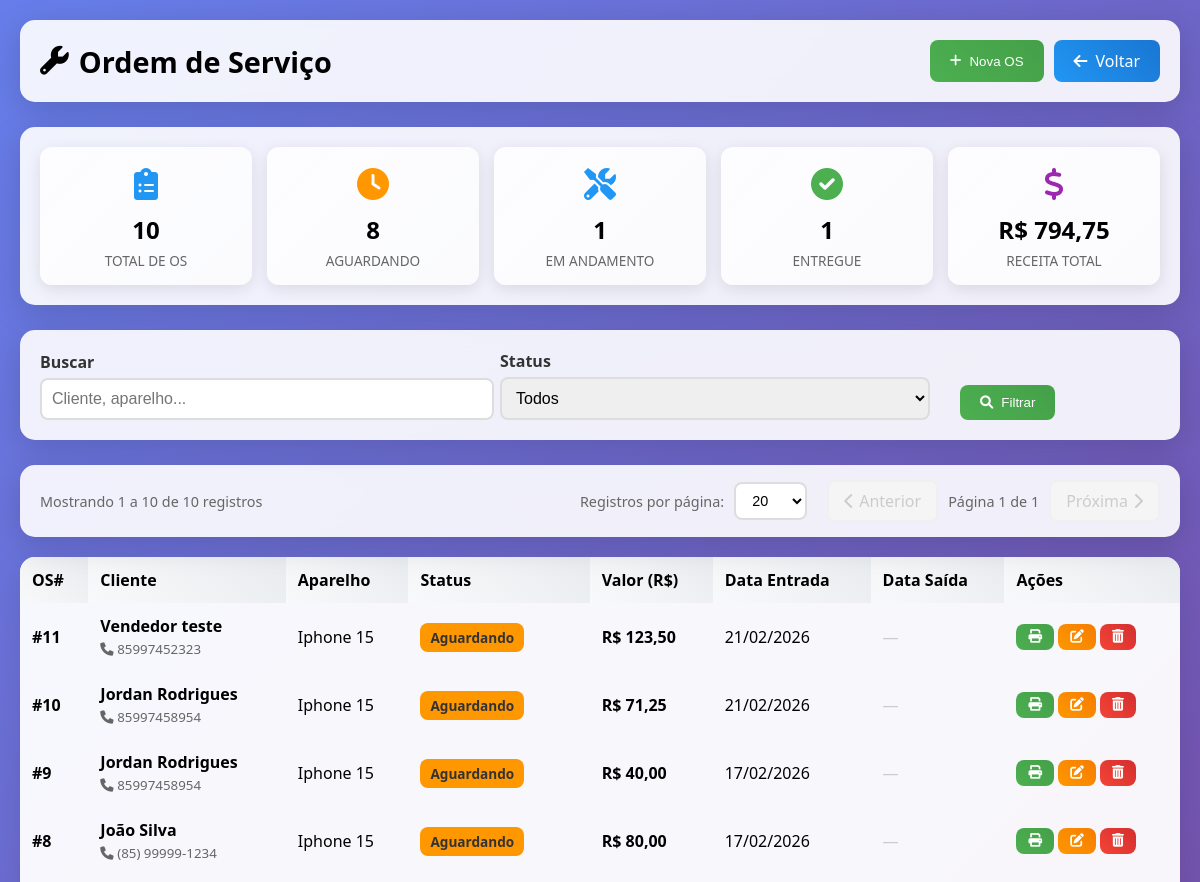
Before: /modules/service_orders/index.php (signed in, upper part) with the older database file.
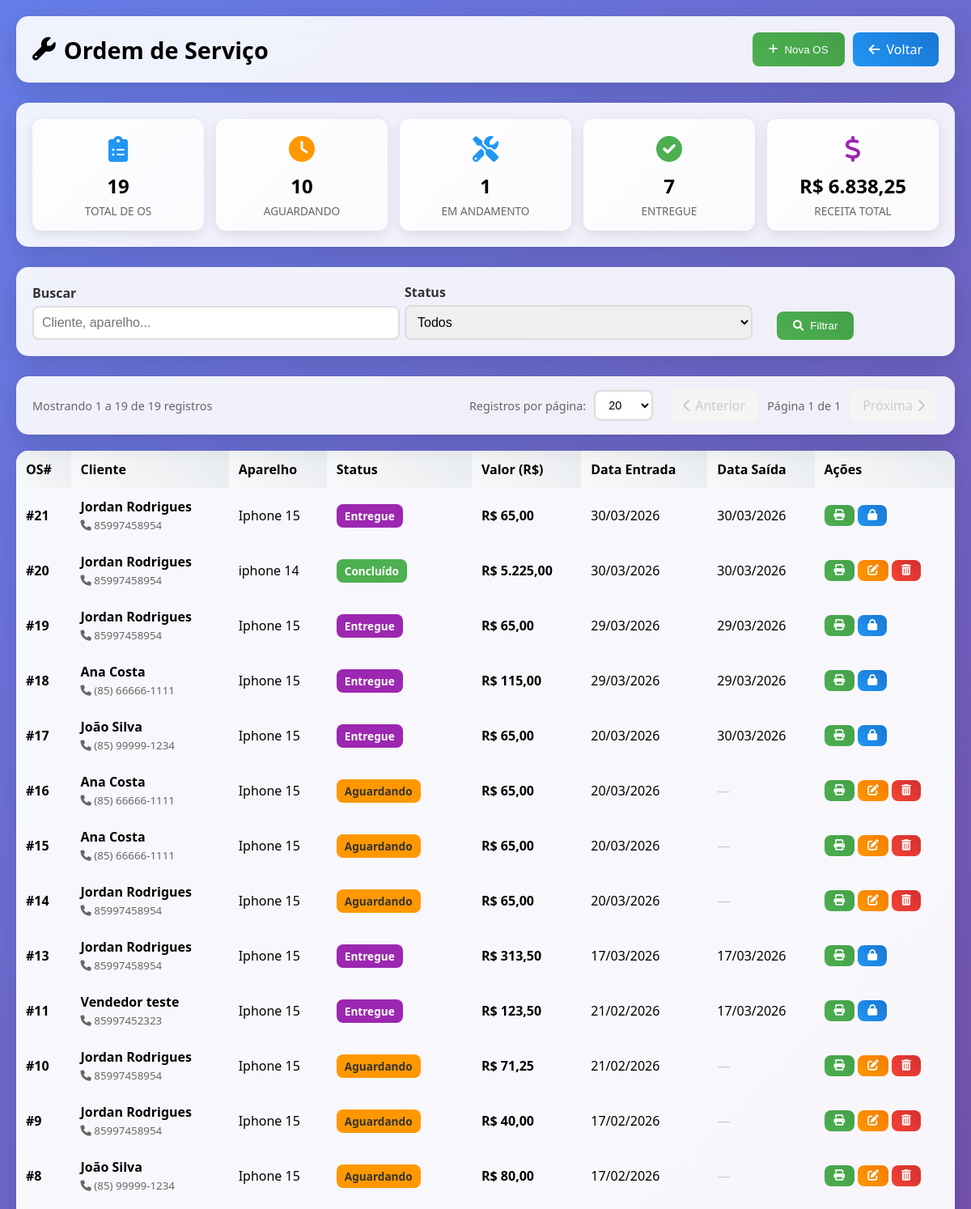
After: the same page with the newer database file.
### tables this page shows
CREATE TABLE `service_orders` (
  `id` int(11) NOT NULL AUTO_INCREMENT,
  `customer_id` int(11) NOT NULL,
  `entry_datetime` datetime NOT NULL DEFAULT current_timestamp(),
  `exit_datetime` datetime DEFAULT NULL,
  `user_id` int(11) NOT NULL,
  `device` varchar(200) NOT NULL,
  `device_type` varchar(50) DEFAULT 'celular',
  `problem` text NOT NULL,
  `diagnosis` text DEFAULT NULL,
  `solution` text DEFAULT NULL,
  `total_cost` decimal(10,2) DEFAULT 0.00,
  `discount` decimal(10,2) DEFAULT 0.00,
  `payment_method` enum('dinheiro','pix','cartao_credito','cartao_debito') DEFAULT NULL,
  `payment_methods` text DEFAULT NULL,
  `installments` int(11) DEFAULT 1,
  `status` enum('open','in_progress','completed','invoiced','delivered','cancelled') DEFAULT 'open',
  `technical_report` text DEFAULT NULL,
  `reported_problem` text DEFAULT NULL,
  `customer_observations` text DEFAULT NULL,
  `internal_observations` text DEFAULT NULL,
  `device_powers_on` enum('sim','nao') DEFAULT 'sim',
  `device_password` varchar(100) DEFAULT NULL,
  `password_pattern` varchar(50) DEFAULT NULL,
  `checklist_case` tinyint(1) DEFAULT 0,
  `checklist_screen_protector` tinyint(1) DEFAULT 0,
  `checklist_camera` tinyint(1) DEFAULT 0,
  `checklist_housing` tinyint(1) DEFAULT 0,
  `checklist_lens` tinyint(1) DEFAULT 0,
  `checklist_battery` tinyint(1) DEFAULT 0,
  `checklist_buttons` tinyint(1) DEFAULT 0,
  `checklist_chip_tray` tinyint(1) DEFAULT 0,
  `checklist_charger` tinyint(1) DEFAULT 0,
  `checklist_headphones` tinyint(1) DEFAULT 0,
  `technician_name` varchar(100) DEFAULT NULL,
  `assistant_name` varchar(100) DEFAULT NULL,
  `created_at` timestamp NULL DEFAULT current_timestamp(),
  `updated_at` timestamp NULL DEFAULT current_timestamp() ON UPDATE current_timestamp(),
  `warranty_expiration` date DEFAULT NULL,
  `change_amount` decimal(10,2) DEFAULT 0.00,
  `deposit_amount` decimal(10,2) DEFAULT 0.00,
  `checklist_lens_condition` varchar(100) DEFAULT NULL,
  `checklist_back_cover` varchar(200) DEFAULT NULL,
  `checklist_screen` tinyint(1) DEFAULT 0,
  `checklist_connector` tinyint(1) DEFAULT 0,
  `checklist_camera_front_back` varchar(50) DEFAULT NULL,
  `checklist_face_id` tinyint(1) DEFAULT 0,
  `checklist_sim_card` tinyint(1) DEFAULT 0,
  `warranty_period` varchar(50) DEFAULT '90 dias',
  `image` varchar(255) DEFAULT NULL,
  `attendant_name` varchar(100) DEFAULT NULL,
  PRIMARY KEY (`id`),
  KEY `customer_id` (`customer_id`),
  KEY `user_id` (`user_id`),
  CONSTRAINT `service_orders_ibfk_1` FOREIGN KEY (`customer_id`) REFERENCES `customers` (`id`),
  CONSTRAINT `service_orders_ibfk_2` FOREIGN KEY (`user_id`) REFERENCES `users` (`id`)
);

CREATE TABLE `customers` (
  `id` int(11) NOT NULL AUTO_INCREMENT,
  `name` varchar(100) NOT NULL,
  `cpf_cnpj` varchar(18) DEFAULT NULL,
  `phone` varchar(20) DEFAULT NULL,
  `birth_date` date DEFAULT NULL,
  `email` varchar(100) DEFAULT NULL,
  `address` text DEFAULT NULL,
  `neighborhood` varchar(100) DEFAULT NULL,
  `city` varchar(100) DEFAULT NULL,
  `state` varchar(2) DEFAULT NULL,
  `zipcode` varchar(10) DEFAULT NULL,
  `notes` text DEFAULT NULL,
  `created_at` timestamp NULL DEFAULT current_timestamp(),
  `updated_at` timestamp NULL DEFAULT current_timestamp() ON UPDATE current_timestamp(),
  `deleted_at` timestamp NULL DEFAULT NULL COMMENT 'Data de deleção (soft delete)',
  PRIMARY KEY (`id`),
  KEY `idx_deleted_at` (`deleted_at`)
);

### config/app.php (called while the page is built, shortened)
<?php
function formatMoney($value) {
    return 'R$ ' . number_format($value, 2, ',', '.');
}
?>

### config/permissions.php (called while the page is built, shortened)
<?php
$PERMISSIONS = [
    'admin' => [
        'pdv' => ['view', 'create', 'edit', 'delete'],
        'service_orders' => ['view', 'create', 'edit', 'delete'],
        'products' => ['view', 'create', 'edit', 'delete'],
        'customers' => ['view', 'create', 'edit', 'delete'],
        'expenses' => ['view', 'create', 'edit', 'delete'],
        'cashflow' => ['view', 'create', 'edit', 'delete'],
        'accounts_receivable' => ['view', 'create', 'edit', 'delete'],
        'reports' => ['view'],
        'users' => ['view', 'create', 'edit', 'delete'],
    ],
    'manager' => [
        'pdv' => ['view', 'create', 'edit'],
        'service_orders' => ['view', 'create', 'edit'],
        'products' => ['view', 'create', 'edit'],
        'customers' => ['view', 'create', 'edit'],
        'cashflow' => ['view', 'create'],
        'accounts_receivable' => ['view', 'create', 'edit'],
        'reports' => ['view'],
    ],
    'seller' => [
        'pdv' => ['view', 'create', 'edit', 'delete'],
        'service_orders' => ['view', 'create', 'edit'],
        'products' => ['view', 'create'],
        'customers' => ['view', 'create', 'edit'],
    ]
];
function hasPermission($module, $action = 'view') {
    global $PERMISSIONS;
    $role = $_SESSION['user_role'];
    if ($role === 'admin') {
        return true;
    }
    return in_array($action, $PERMISSIONS[$role][$module]);
}

### modules/service_orders/index.php (the view, shortened to what the rows shown need)
<?php
require_once('../../config/database.php');
require_once('../../config/app.php');
$conn = $database->getConnection();
$where = "WHERE 1=1";
$params = [];
$page = isset($_GET['page']) ? max(1, (int)$_GET['page']) : 1;
$perPage = isset($_GET['per_page']) ? (int)$_GET['per_page'] : 20;
$offset = ($page - 1) * $perPage;
$paramsWithPagination = array_merge($params, [$perPage, $offset]);
$stmt = $conn->prepare("
    SELECT so.*, c.name as customer_name, c.phone as customer_phone
    FROM service_orders so
    LEFT JOIN customers c ON so.customer_id = c.id AND c.deleted_at IS NULL
    $where
    ORDER BY so.id DESC
    LIMIT ? OFFSET ?
");
$stmt->execute($paramsWithPagination);
$orders = $stmt->fetchAll(PDO::FETCH_ASSOC);
function traduzirStatus($status) {
    $map = [
        'open' => 'Aguardando',
        'in_progress' => 'Em Andamento',
        'completed' => 'Concluído',
        'invoiced' => 'Faturada',
        'delivered' => 'Entregue',
        'cancelled' => 'Cancelado'
    ];
    return $map[$status] ?? ucfirst($status);
}
?>
<!DOCTYPE html>
<html lang="pt-BR">
<head>
<link href="https://cdnjs.cloudflare.com/ajax/libs/font-awesome/6.0.0/css/all.min.css" rel="stylesheet">
</head>
<body>
<div class="container">
    <div class="header">
        <h1><i class="fas fa-wrench"></i> Ordem de Serviço</h1>
    </div>
    <table class="table">
        <thead>
            <tr>
                <th>OS#</th>
                <th>Cliente</th>
                <th>Aparelho</th>
                <th>Status</th>
                <th>Valor (R$)</th>
                <th>Data Entrada</th>
                <th>Data Saída</th>
                <th>Ações</th>
            </tr>
        </thead>
        <tbody>
            <?php if(empty($orders)): ?>
                <tr><td colspan="8" class="empty">Nenhuma ordem de serviço cadastrada.</td></tr>
            <?php else: foreach($orders as $row): ?>
            <tr>
                <td><strong>#<?= $row['id'] ?></strong></td>
                <td>
                    <strong><?= htmlspecialchars($row['customer_name'] ?? 'N/A') ?></strong>
                    <?php if(!empty($row['customer_phone'])): ?>
                        <br><small style="color:#666;"><i class="fas fa-phone"></i> <?= htmlspecialchars($row['customer_phone']) ?></small>
                    <?php endif; ?>
                </td>
                <td><?= htmlspecialchars($row['device']) ?></td>
                <td><span class="badge <?= $row['status'] ?>"><?= traduzirStatus($row['status']) ?></span></td>
                <td><strong><?= formatMoney($row['total_cost']) ?></strong></td>
                <td><?= date('d/m/Y', strtotime($row['entry_datetime'])) ?></td>
                <td><?= $row['exit_datetime'] ? date('d/m/Y', strtotime($row['exit_datetime'])) : '<span style="color:#ccc;">—</span>' ?></td>
                <td>
                    <button class="btn btn-primary btn-sm" onclick='printServiceOrder(<?= json_encode($row) ?>)' title="Imprimir (2 vias)">
                        <i class="fas fa-print"></i>
                    </button>
                    <?php if ($row['status'] !== 'delivered'): ?>
                        <?php if (hasPermission('service_orders', 'edit')): ?>
                        <button class="btn btn-warning btn-sm" onclick='openEditModal(<?= json_encode($row) ?>)' title="Editar">
                            <i class="fas fa-edit"></i>
                        </button>
                        <?php endif; ?>
                        <?php if (hasPermission('service_orders', 'delete')): ?>
                        <form method="POST" onsubmit="return false;" style="display:inline;" id="deleteOSForm_<?= $row['id'] ?>">
                            <button type="button" class="btn btn-danger btn-sm" title="Excluir" onclick="showConfirm('Excluir esta OS?','Excluir','Excluir','Cancelar','danger').then(ok=>{if(ok)document.getElementById('deleteOSForm_<?= $row['id'] ?>').submit();})"><i class="fas fa-trash-alt"></i></button>
                        </form>
                        <?php endif; ?>
                    <?php else: ?>
                    <button class="btn btn-secondary btn-sm" onclick="openUnlockModal(<?= $row['id'] ?>)" title="Desbloquear OS (requer admin)">
                        <i class="fas fa-lock"></i>
                    </button>
                    <?php endif; ?>
                </td>
            </tr>
            <?php endforeach; endif; ?>
        </tbody>
    </table>
</div>
</body>
</html>

Changed rows visible on the page:
added service_orders: id "21", customer.name "Jordan Rodrigues", customer.phone "85997458954", device "Iphone 15", status "Entregue", total_cost "R$ 65,00", entry_datetime "30/03/2026", exit_datetime "30/03/2026"
added service_orders: id "20", customer.name "Jordan Rodrigues", customer.phone "85997458954", device "iphone 14", status "Concluído", total_cost "R$ 5.225,00", entry_datetime "30/03/2026", exit_datetime "30/03/2026"
added service_orders: id "19", customer.name "Jordan Rodrigues", customer.phone "85997458954", device "Iphone 15", status "Entregue", total_cost "R$ 65,00", entry_datetime "29/03/2026", exit_datetime "29/03/2026"
added service_orders: id "18", customer.name "Ana Costa", customer.phone "(85) 66666-1111", device "Iphone 15", status "Entregue", total_cost "R$ 115,00", entry_datetime "29/03/2026", exit_datetime "29/03/2026"
added service_orders: id "17", customer.name "João Silva", customer.phone "(85) 99999-1234", device "Iphone 15", status "Entregue", total_cost "R$ 65,00", entry_datetime "20/03/2026", exit_datetime "30/03/2026"
added service_orders: id "16", customer.name "Ana Costa", customer.phone "(85) 66666-1111", device "Iphone 15", status "Aguardando", total_cost "R$ 65,00", entry_datetime "20/03/2026"
added service_orders: id "15", customer.name "Ana Costa", customer.phone "(85) 66666-1111", device "Iphone 15", status "Aguardando", total_cost "R$ 65,00", entry_datetime "20/03/2026"
added service_orders: id "14", customer.name "Jordan Rodrigues", customer.phone "85997458954", device "Iphone 15", status "Aguardando", total_cost "R$ 65,00", entry_datetime "20/03/2026"
added service_orders: id "13", customer.name "Jordan Rodrigues", customer.phone "85997458954", device "Iphone 15", status "Entregue", total_cost "R$ 313,50", entry_datetime "17/03/2026", exit_datetime "17/03/2026"
changed service_orders "Vendedor teste": status "Aguardando" → "Entregue"; exit_datetime (not shown) → "17/03/2026"; no longer shows "—"
Other visible differences:
$stats['total_orders']: "10" → "19"
$stats['awaiting']: "8" → "10"
$stats['delivered']: "1" → "7"
formatMoney($stats['total_revenue']): "R$ 794,75" → "R$ 6.838,25"
min($offset + $perPage, $totalRecords): "10" → "19"
$totalRecords: "10" → "19"
